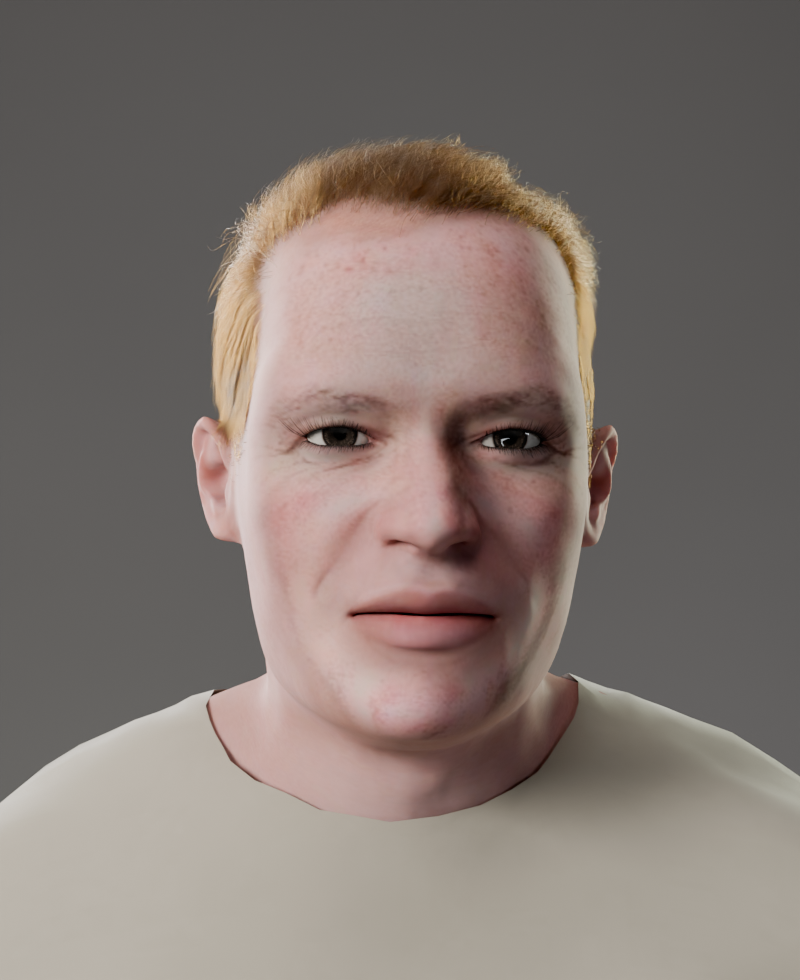
#> input picture hero3d/usine-photo/2026-10-25-v2/Brian_Duffy/rendus/actuel_face.png, 800 x 980 px, found by its file name
$ python compose_face.py ../../usine-photo/2026-10-25-v2/Brian_Duffy/face.png ../../usine-photo/2026-10-25-v2/Brian_Duffy/rendus/actuel_face.png
#> lines starting #> are read from the running program, lines starting #| are printed output that depends on the picture
"""Planche visage : actuel (face, 3/4, profil) puis même tête en surpoids / actuel / athlétique (contrôle d'identité).
Usage : compose_face.py <dossier_portraits> <sortie.jpg>"""
import os
import sys

from PIL import Image, ImageDraw, ImageFont

src, out = sys.argv[1], sys.argv[2]
ROWS = [
    [('actuel_face', 'Face'), ('actuel_trois-quarts', '3/4'), ('actuel_profil', 'Profil')],
    [('surpoids_face', 'Surpoids'), ('actuel_face', 'Actuel'), ('athletique_face', 'Objectif athlétique')],
]
cw, ch, pad, lab = 600, 733, 18, 54


def font(sz):
    for f in ('/usr/share/fonts/truetype/dejavu/DejaVuSans-Bold.ttf', 'C:/Windows/Fonts/segoeuib.ttf', 'C:/Windows/Fonts/arialbd.ttf'):
        if os.path.exists(f):
            return ImageFont.truetype(f, sz)
    return ImageFont.load_default()


W = 3 * cw + 4 * pad
H = len(ROWS) * (ch + lab) + (len(ROWS) + 1) * pad
sheet = Image.new('RGB', (W, H), (24, 24, 26))
d = ImageDraw.Draw(sheet)
for r, row in enumerate(ROWS):
    y0 = pad + r * (ch + lab + pad)
    for c, (key, label) in enumerate(row):
        x0 = pad + c * (cw + pad)
        p = os.path.join(src, key + '.png')
        if os.path.exists(p):
            sheet.paste(Image.open(p).convert('RGB').resize((cw, ch), Image.LANCZOS), (x0, y0 + lab))
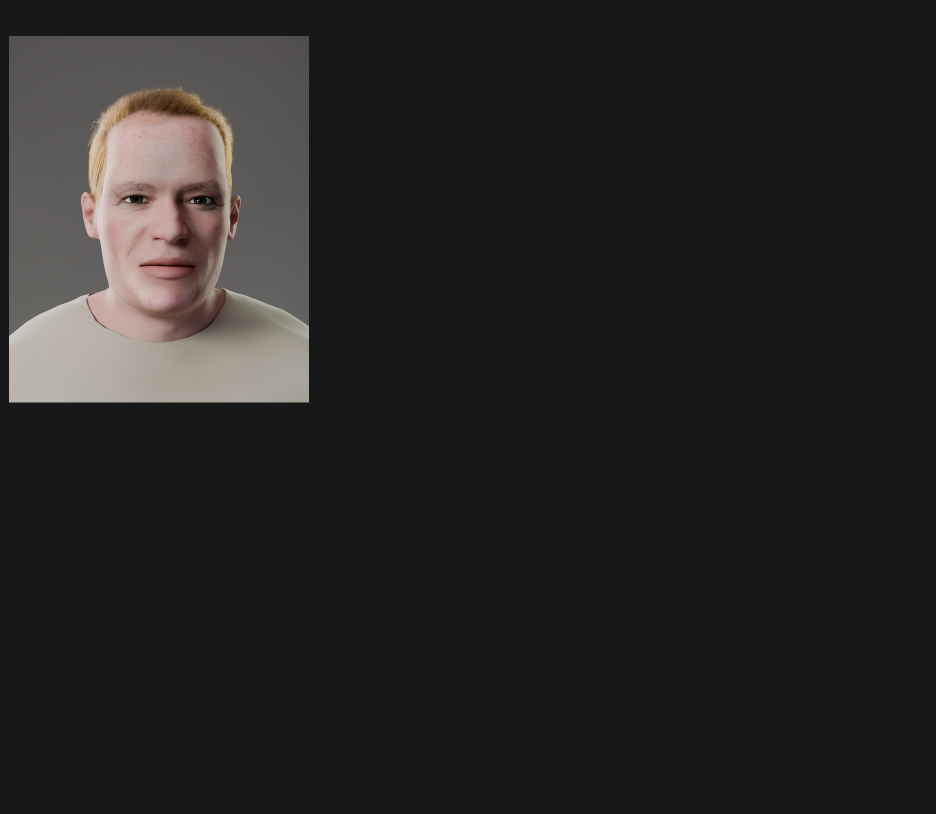
#> sheet: PIL image 1872x1628 RGB (shown at 1/2 size); mean R, G, B 39.1, 37.5, 38.4
        d.text((x0 + cw // 2, y0 + lab // 2), label, fill=(200, 240, 60) if r else (235, 235, 230), font=font(26), anchor='mm')
sheet.save(out, quality=92)
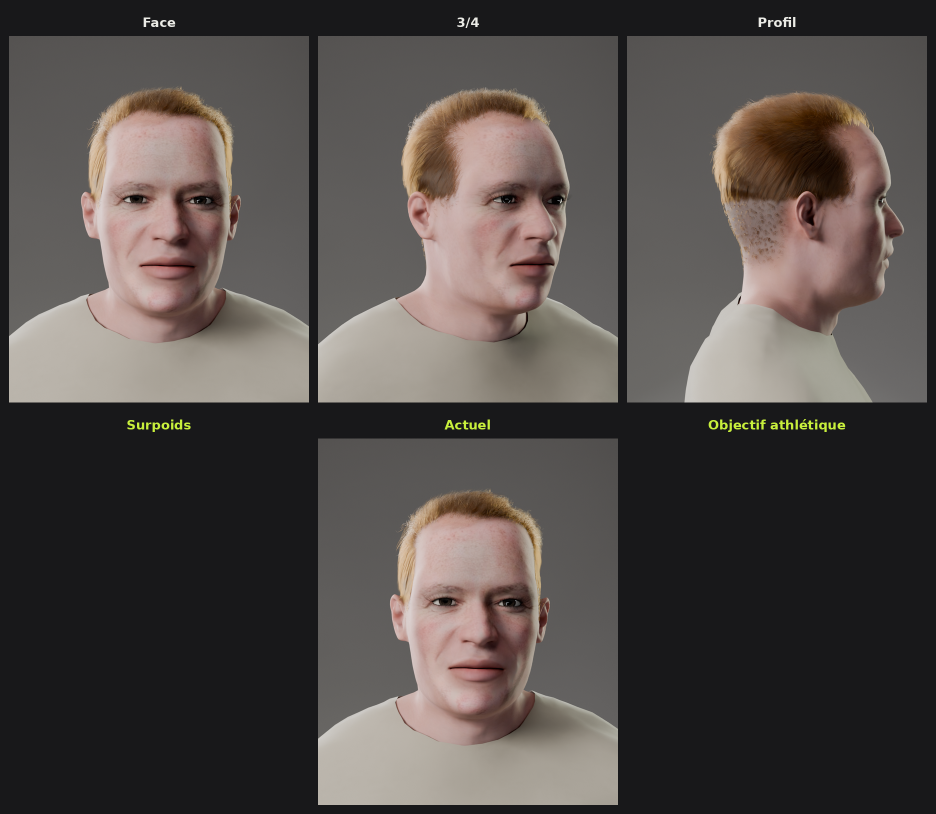
#> saved as actuel_face.png: PIL image 1872x1628 RGB (shown at 1/2 size); mean R, G, B 81.8, 75.6, 72.8
print(out, sheet.size)
#| ../../usine-photo/2026-10-25-v2/Brian_Duffy/rendus/actuel_face.png (1872, 1628)
